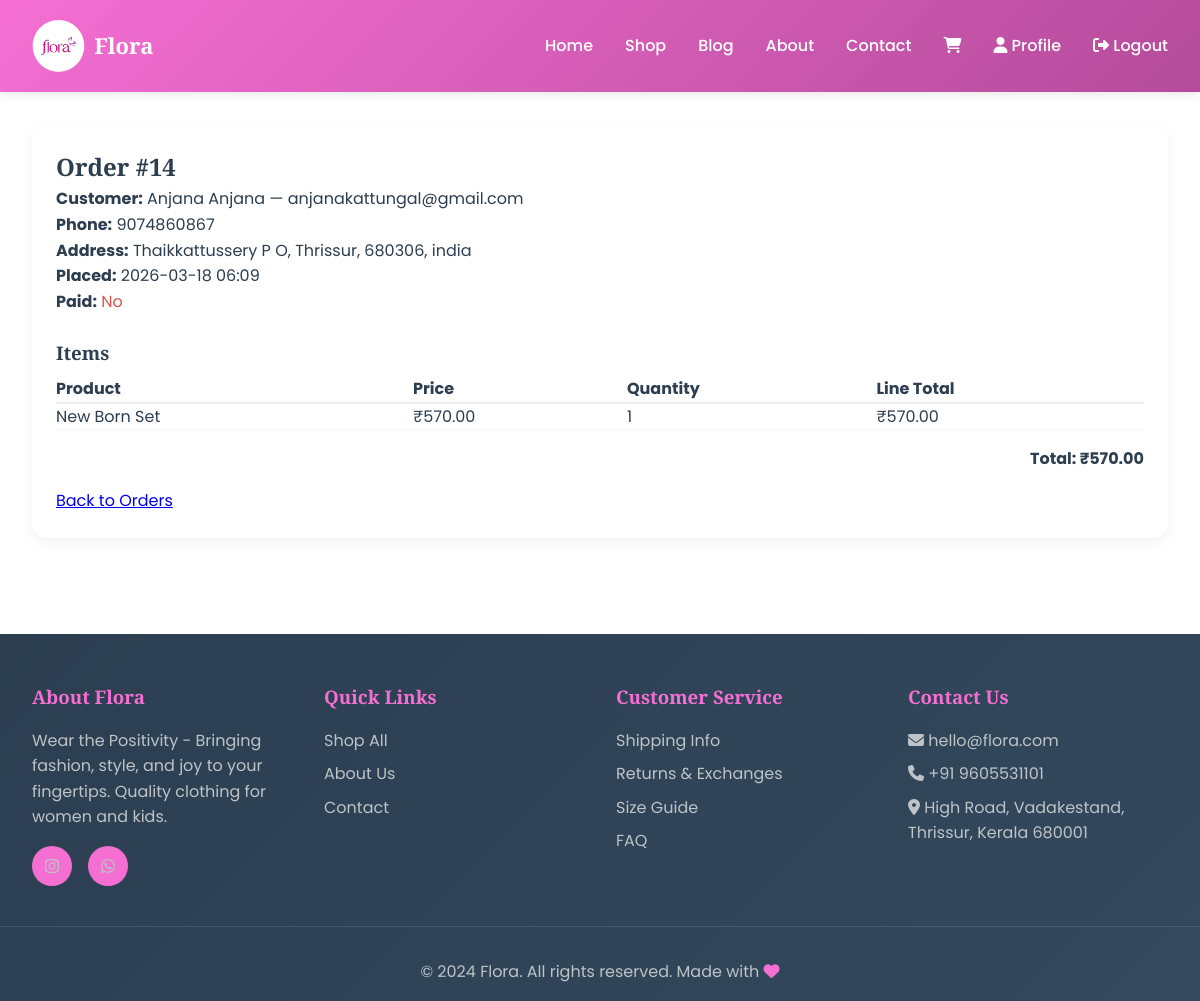
Screenshot of /dashboard/orders/14/ (signed in) with the database file from the repository.
### shop/models.py (models this page shows, shortened)
class Order(models.Model):
    first_name = models.CharField(max_length=200)
    last_name = models.CharField(max_length=200, blank=True)
    email = models.EmailField()
    phone = models.CharField(max_length=30, blank=True)
    address = models.CharField(max_length=500)
    city = models.CharField(max_length=100)
    postal_code = models.CharField(max_length=20)
    country = models.CharField(max_length=100, default='India')
    created_at = models.DateTimeField(auto_now_add=True)
    updated_at = models.DateTimeField(auto_now=True)
    paid = models.BooleanField(default=False)
    class Meta:
        ordering = ['-created_at']

class OrderItem(models.Model):
    order = models.ForeignKey(Order, related_name='items', on_delete=models.CASCADE)
    product = models.ForeignKey(Product, related_name='order_items', on_delete=models.SET_NULL, null=True)
    price = models.DecimalField(max_digits=10, decimal_places=2)
    quantity = models.PositiveIntegerField(default=1)
    size = models.CharField(max_length=10, blank=True, null=True)  # ✅ add this
    created_at = models.DateTimeField(auto_now_add=True)

class Product(models.Model):
    PRODUCT_TYPE_CHOICES = [
        ('women', 'Women'),
        ('kids', 'Kids'),
    ]
    STYLE_CHOICES = [
        ('traditional', 'Traditional'),
        ('western', 'Western'),
        ('fusion', 'Fusion'),
    ]
    category = models.ForeignKey(Category, related_name='products', on_delete=models.CASCADE)
    name = models.CharField(max_length=200, db_index=True)
    slug = models.SlugField(max_length=200, db_index=True)
    product_type = models.CharField(max_length=20, choices=PRODUCT_TYPE_CHOICES, default='women')
    style = models.CharField(max_length=20, choices=STYLE_CHOICES, default='traditional')
    description = models.TextField()
    price = models.DecimalField(max_digits=10, decimal_places=2)
    discount_price = models.DecimalField(max_digits=10, decimal_places=2, blank=True, null=True)
    available = models.BooleanField(default=True)
    stock = models.PositiveIntegerField(default=0)
    created_at = models.DateTimeField(auto_now_add=True)
    updated_at = models.DateTimeField(auto_now=True)
    featured = models.BooleanField(default=False)
    material = models.CharField(max_length=100, blank=True)
    care_instructions = models.TextField(blank=True)
    class Meta:
        ordering = ['-created_at']
        indexes = [Index(fields=['id', 'slug'])]

### shop/views.py (the view)
# urls.py: path('dashboard/orders/<int:id>/', views.admin_order_detail, name='admin_order_detail'),
@login_required(login_url='shop:login')
def admin_order_detail(request, id):
    if not request.user.is_staff:
        messages.error(request, 'You do not have permission to access this page.')
        return redirect('shop:home')
    from .models import Order
    order = get_object_or_404(Order, id=id)
    from decimal import Decimal
    items = []
    total = Decimal('0.00')
    for item in order.items.all():
        try:
            line_total = (item.price or Decimal('0.00')) * item.quantity
        except Exception:
            line_total = Decimal('0.00')
        setattr(item, 'line_total', line_total)
        items.append(item)
        try:
            total += line_total
        except Exception:
            pass
    context = {
        'order': order,
        'items': items,
        'total_amount': total,
    }
    return render(request, 'shop/admin/order_detail.html', context)

### cart/cart.py (called while the page is built)
    def __len__(self):
        return sum(item['quantity'] for item in self.cart.values())

### cart/context_processors.py (called while the page is built)
def cart(request):
    return {'cart': Cart(request)}

### templates/shop/admin/order_detail.html (shortened to what this page needs)
{% extends "base.html" %}
{% block content %}
<div class="container">
    <div style="background:white;padding:1.5rem;border-radius:15px;box-shadow:0 5px 15px rgba(0,0,0,0.05);">
        <h2>Order #{{ order.id }}</h2>
        <p><strong>Customer:</strong> {{ order.first_name }} {{ order.last_name }} &mdash; {{ order.email }}</p>
        <p><strong>Phone:</strong> {{ order.phone }}</p>
        <p><strong>Address:</strong> {{ order.address }}, {{ order.city }}, {{ order.postal_code }}, {{ order.country }}</p>
        <p><strong>Placed:</strong> {{ order.created_at|date:"Y-m-d H:i" }}</p>
        <p><strong>Paid:</strong> {% if order.paid %}<span style="color:green;">Yes</span>{% else %}<span style="color:#d9534f;">No</span>{% endif %}</p>
        <h3 style="margin-top:1.5rem;">Items</h3>
        <table style="width:100%;border-collapse:collapse;margin-top:0.5rem;">
            <thead>
                <tr style="text-align:left;border-bottom:2px solid #eee;">
                    <th>Product</th>
                    <th>Price</th>
                    <th>Quantity</th>
                    <th>Line Total</th>
                </tr>
            </thead>
            <tbody>
                {% for item in items %}
                <tr style="border-bottom:1px solid #f9f9f9;">
                    <td>{% if item.product %}{{ item.product.name }}{% else %}Deleted product{% endif %}</td>
                    <td>₹{{ item.price|floatformat:2 }}</td>
                    <td>{{ item.quantity }}</td>
                    <td>₹{{ item.line_total|floatformat:2 }}</td>
                </tr>
                {% endfor %}
            </tbody>
        </table>
        <div style="margin-top:1rem; text-align:right; font-weight:700;">
            Total: ₹{{ total_amount|floatformat:2 }}
        </div>
        <a href="{% url 'shop:admin_orders' %}" style="display:inline-block;margin-top:1rem;">Back to Orders</a>
    </div>
</div>
{% endblock %}

### templates/base.html (style rules this page uses)
* { margin: 0; padding: 0; box-sizing: border-box; }
:root { --primary-color: #f56fd3; --secondary-color: #b44b9a; --accent-color: #FFA07A; --purple-accent: #9B59B6; --text-dark: #2C3E50; --text-light: #7F8C8D; --bg-light: #FFF5F8; --white: #FFFFFF; --success: #27AE60; --warning: #F39C12; }
body { font-family: 'Poppins', sans-serif; line-height: 1.6; color: var(--text-dark); background-color: var(--white); }
h1, h2, h3, h4, h5, h6 { font-family: 'Playfair Display', serif; font-weight: 600; }
.container { max-width: 1200px; margin: 0 auto; padding: 2rem; }

### rows the page displays
Order: id "14", first_name "Anjana", last_name "Anjana", email "anjanakattungal@gmail.com", phone "9074860867", address "Thaikkattussery P O", city "Thrissur", postal_code "680306", country "india", created_at "2026-03-18 06:09"
OrderItem: product.name "New Born Set", price "570.00", quantity "1", line_total "570.00"

### other values shown
{{ total_amount|floatformat:2 }} "570.00"
